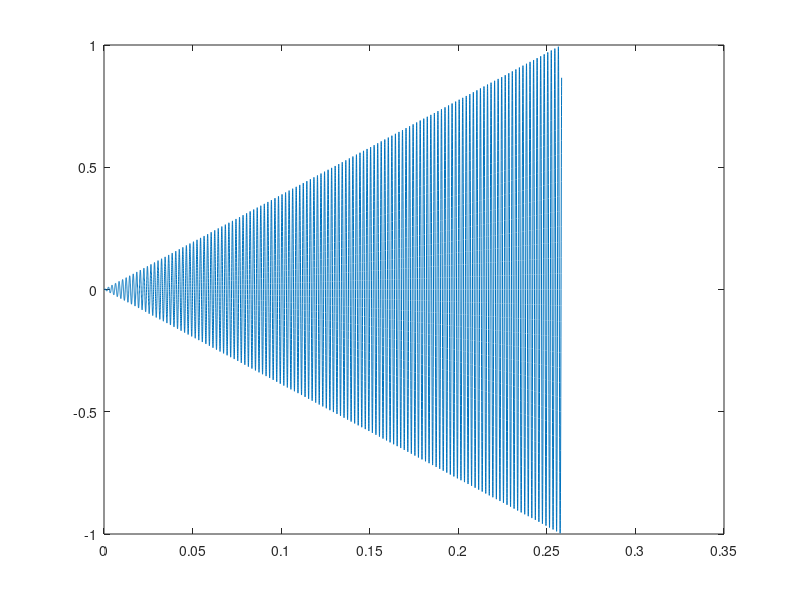

MATLAB code to generate this figure: (Note: this script raises an error after producing the figure.)
Fs = 48000;
f = 500;
len = 12400/Fs;
t = 0:1/Fs:len;
t2 = len:-1/Fs:0;

sig = sin(2*pi*f*t).*t/len;

%sig = sin(2*pi*f*t);

sig2 = sin(2*pi*f*t2).*t2/len;

plot(t,sig)
    player = audioplayer(sig,Fs)
    player2 = audioplayer(sig2,Fs)
while i ~= 100;
 
 %pause(0.2);
 playblocking(player);
 pause(12500/Fs);
 %playblocking(player2);
 i = 0;
end